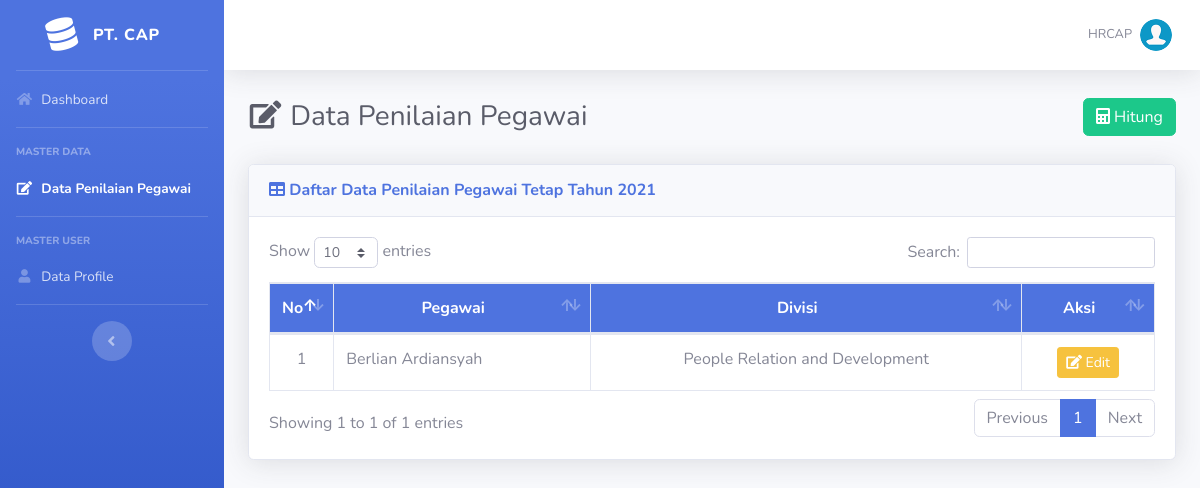
Page /admin/list-penilaian-pegawai.php?id_periode=1 (signed in) on the committed database.
### tables this page shows
CREATE TABLE `periode` (
  `id_periode` int(11) NOT NULL,
  `nama_periode` varchar(100) NOT NULL,
  `id_status` int(11) NOT NULL
);

CREATE TABLE `pegawai` (
  `id_pegawai` int(11) NOT NULL,
  `nip` char(8) NOT NULL,
  `nama_pegawai` varchar(100) NOT NULL,
  `no_telp` varchar(13) NOT NULL,
  `email` varchar(100) NOT NULL,
  `tgl_bergabung` date NOT NULL,
  `id_status` int(11) NOT NULL,
  `id_divisi` int(11) NOT NULL
);

CREATE TABLE `divisi` (
  `id_divisi` int(11) NOT NULL,
  `nama_divisi` varchar(50) NOT NULL
);

### admin/list-penilaian-pegawai.php (the view, shortened to what this page needs)
<?php require_once('../includes/init.php'); ?>
<?php
require_once('../template/header.php');
$getPeriode = $_GET['id_periode'];
$verifPeriode = mysqli_query($koneksi, "SELECT * FROM periode WHERE id_periode = $getPeriode");
$periode = mysqli_fetch_assoc($verifPeriode);
?>
<div class="d-sm-flex align-items-center justify-content-between mb-4">
	<h1 class="h3 mb-0 text-gray-800"><i class="fas fa-fw fa-edit"></i> Data Penilaian Pegawai</h1>
	<form action="perhitungan-pegawai.php" method="GET">
		<div class="form-row align-items-center">
			<div class="col-auto my-1">
				<button type="submit" class="btn btn-success"><i class="fa fa-calculator"></i> Hitung</button>
			</div>
		</div>
	</form>
</div>
<div class="card shadow mb-4">
	<div class="card-header py-3">
		<h6 class="m-0 font-weight-bold text-primary"><i class="fa fa-table"></i> Daftar Data <?= $periode['nama_periode']; ?></h6>
	</div>
	<div class="card-body">
		<div class="table-responsive">
			<table class="table table-bordered" id="dataTable" width="100%" cellspacing="0">
				<thead class="bg-primary text-white">
					<tr align="center">
						<th width="5%">No</th>
						<th>Pegawai</th>
						<th>Divisi</th>
						<th width="15%">Aksi</th>
					</tr>
				</thead>
				<tbody>
					<?php
					$no = 1;
					$query = mysqli_query($koneksi, "SELECT * FROM pegawai INNER JOIN divisi ON pegawai.id_divisi = divisi.id_divisi INNER JOIN status ON pegawai.id_status = status.id_status WHERE pegawai.id_status = '$periode[id_status]' AND pegawai.id_divisi = '$_SESSION[divisi]'");
					while ($data = mysqli_fetch_assoc($query)) {
					?>
						<tr align="center">
							<td><?= $no ?></td>
							<td align="left"><?= $data['nama_pegawai'] ?></td>
							<?php
							$id_pegawai = $data['id_pegawai'];
							$q = mysqli_query($koneksi, "SELECT * FROM penilaian_pegawai WHERE id_pegawai='$id_pegawai' AND id_periode='$periode[id_periode]'");
							$cek_tombol = mysqli_num_rows($q);
							?>
							<td><?= $data['nama_divisi']; ?></td>
							<td>
								<?php if ($cek_tombol == 0) { ?>
									<a data-toggle="modal" href="#set<?= $data['id_pegawai'] ?>" class="btn btn-success btn-sm"><i class="fa fa-plus"></i> Input</a>
								<?php } else { ?>
									<a data-toggle="modal" href="#edit<?= $data['id_pegawai'] ?>" class="btn btn-warning btn-sm"><i class="fa fa-edit"></i> Edit</a>
								<?php } ?>
							</td>
						</tr>
					<?php
						$no++;
					}
					?>
				</tbody>
			</table>
		</div>
	</div>
</div>
<?php
require_once('../template/footer.php');
?>

### rows in the picture
periode: nama_periode "Penilaian Pegawai Tetap Tahun 2021"
pegawai: nama_pegawai "Berlian Ardiansyah", id_divisi.nama_divisi "People Relation and Development"

### other values in the picture
$_SESSION['username'] "HRCAP"
